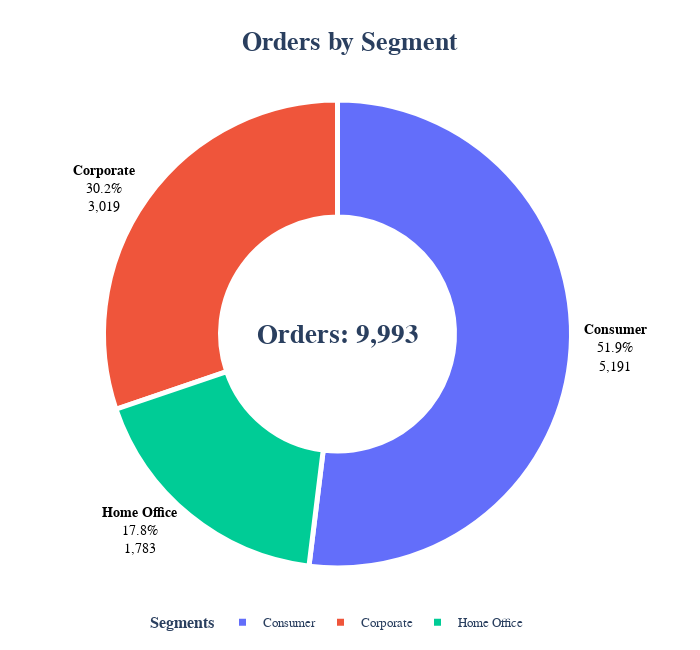

Source (notebook cell):
### Markdown cell above
#### Customer Segments by Orders

### Code cell
gb = df.groupby(['Segment'])['Order_ID'].count().reset_index()

fig = px.pie(
    gb,
    names='Segment',
    values='Order_ID',
    hole=0.5,
    title='<b>Orders by Segment</b>',
    color='Segment'
)

fig.update_traces(
    textposition='outside',
    textfont=dict(size=14, family='Arial', color='black'),
    texttemplate="<b>%{label}</b><br>%{percent}<br>%{value:,}",
    marker=dict(line=dict(color='white', width=5))
)

fig.update_layout(
    title_x=0.5,
    title_font=dict(size=26, family='Arial'),
    font=dict(size=13, family='Arial'),
    height=650,
    width=700,
    annotations = [dict(text = f'Orders: {gb["Order_ID"].sum():,}',
                        x = 0.5, y = 0.5,
                        showarrow = False,
                        font = dict(size = 27, family = 'Times New Roman', weight = 'bold'),
                        
                        )],
    legend=dict(
        title='<b>Segments</b>',
        orientation='h',
        x=0.5,
        y=-0.15,
        xanchor='center',
        yanchor='bottom'
    )
)

fig.show()

### Figure 1 — Plotly figure (JSON) as saved in the notebook; plotly's stock layout.template omitted (floating-point values rounded to 4 significant figures)
{"data": [{"customdata": [["Consumer"], ["Corporate"], ["Home Office"]], "domain": {"x": [0, 1], "y": [0, 1]}, "hole": 0.5, "hovertemplate": "Segment=%{customdata[0]}<br>Order_ID=%{value}<extra></extra>", "labels": ["Consumer", "Corporate", "Home Office"], "legendgroup": "", "marker": {"colors": ["#636efa", "#EF553B", "#00cc96"], "line": {"color": "white", "width": 5}}, "name": "", "showlegend": true, "textfont": {"color": "black", "family": "Arial", "size": 14}, "textposition": "outside", "texttemplate": "<b>%{label}</b><br>%{percent}<br>%{value:,}", "type": "pie", "values": [5191, 3019, 1783]}], "layout": {"annotations": [{"font": {"family": "Times New Roman", "size": 27, "weight": "bold"}, "showarrow": false, "text": "Orders: 9,993", "x": 0.5, "y": 0.5}], "font": {"family": "Arial", "size": 13}, "height": 650, "legend": {"orientation": "h", "title": {"text": "<b>Segments</b>"}, "tracegroupgap": 0, "x": 0.5, "xanchor": "center", "y": -0.15, "yanchor": "bottom"}, "title": {"font": {"family": "Arial", "size": 26}, "text": "<b>Orders by Segment</b>", "x": 0.5}, "width": 700}}
